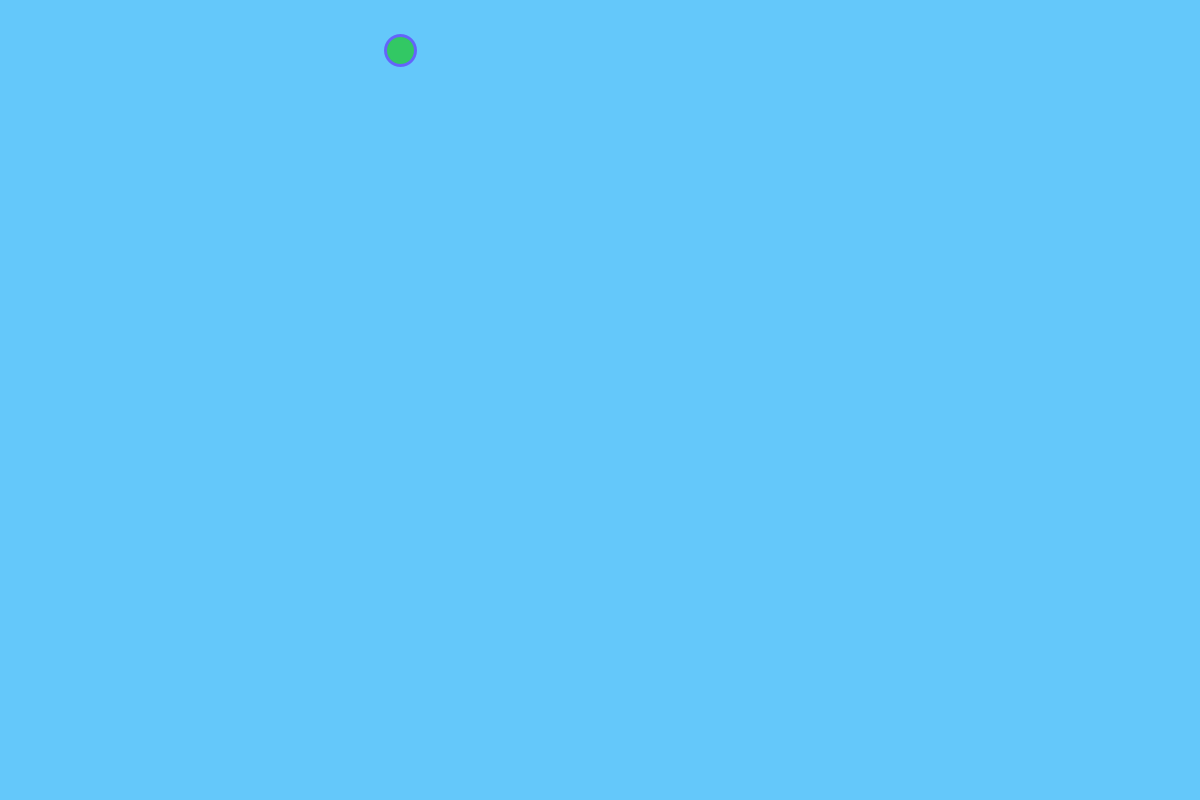
Frame 1 (no input)
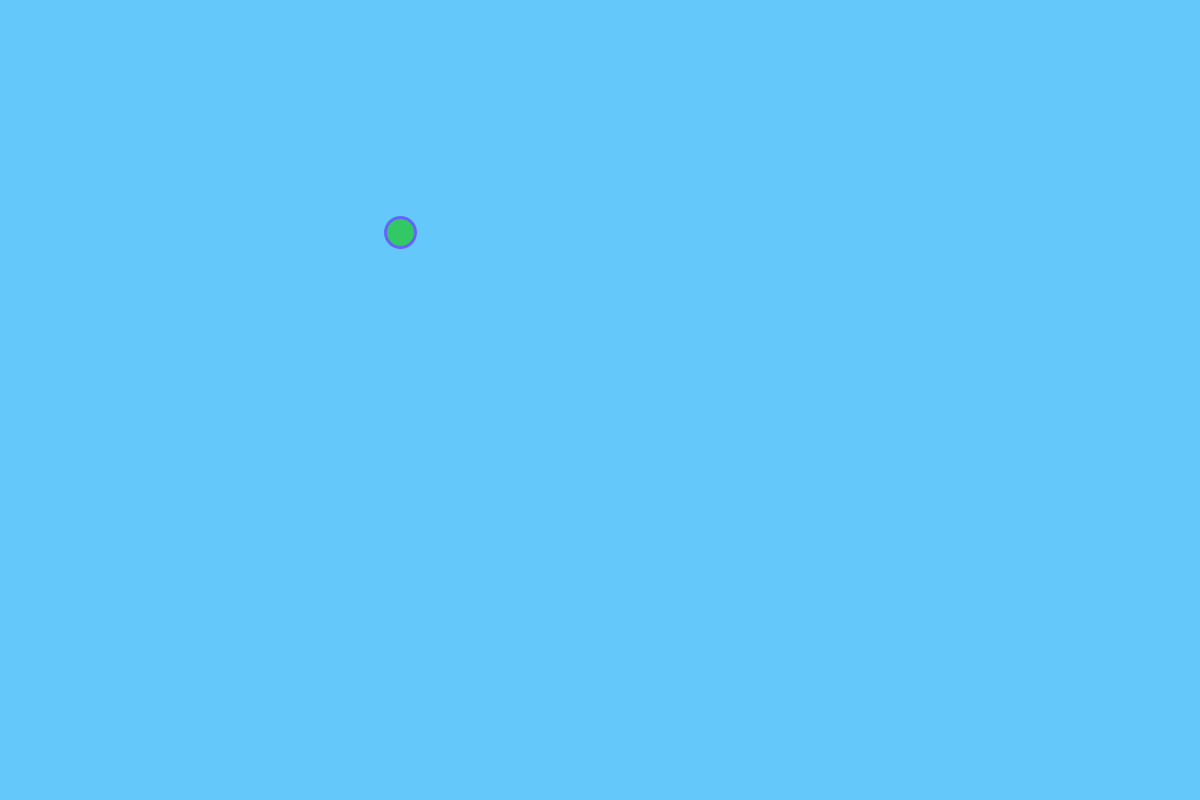
Frame 60 (the mouse pressed at the canvas centre just before this capture)
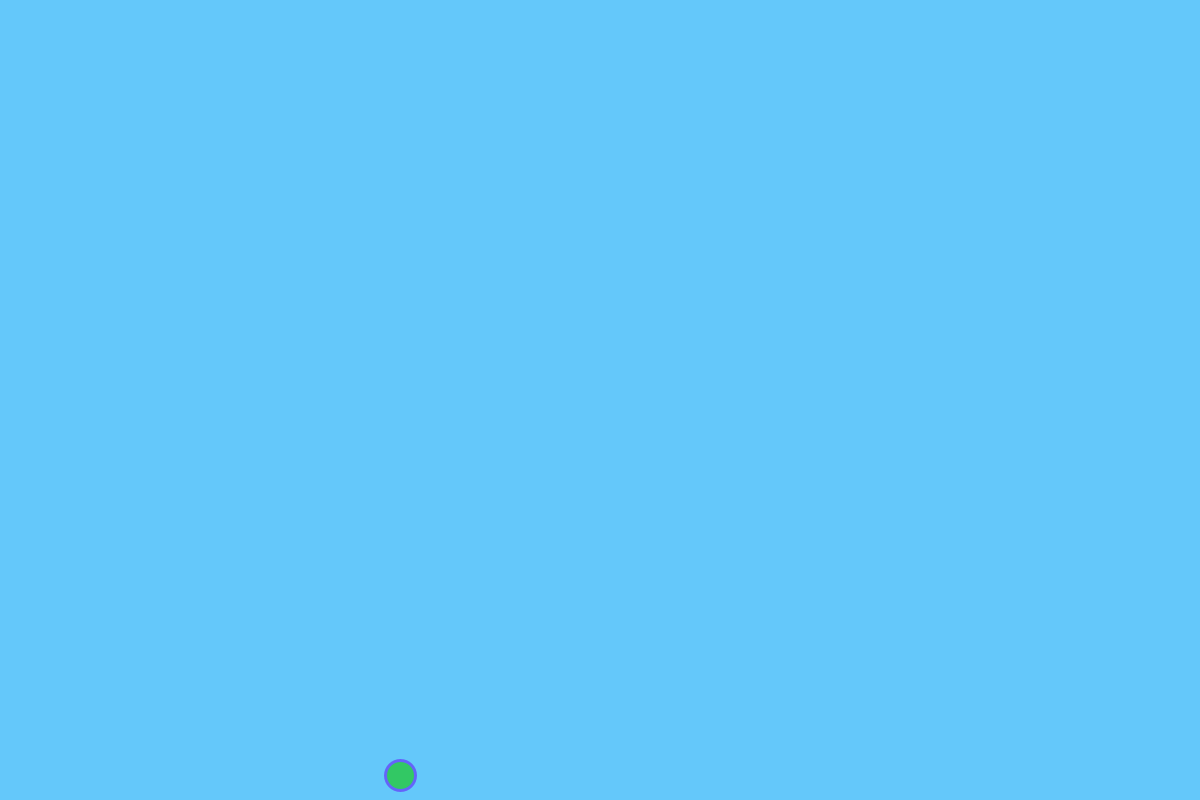
Frame 120 (the mouse held since frame 60 and released just before this capture)

The Processing sketch that drew these frames (run headless with seeded random() and noise(); from frame 60 on, the mouse is pressed at the canvas centre):

// Processing sketch: Position_velocity_acceleration
// ── Position_velocity_acceleration.pde
PVector position = new PVector(400, height - 50);
PVector velocity = new PVector(0,0.1);
PVector acceleration = new PVector(0, 0.1);

void setup()
{
   size(1200, 800);
}

void draw()
{
  background(100, 200, 250);
  stroke(100, 100, 250);
  strokeWeight(3);
  fill(50, 200, 100);
  ellipse(position.x, position.y, 30, 30);
  velocity.add(acceleration);
  position.add(velocity);
}
